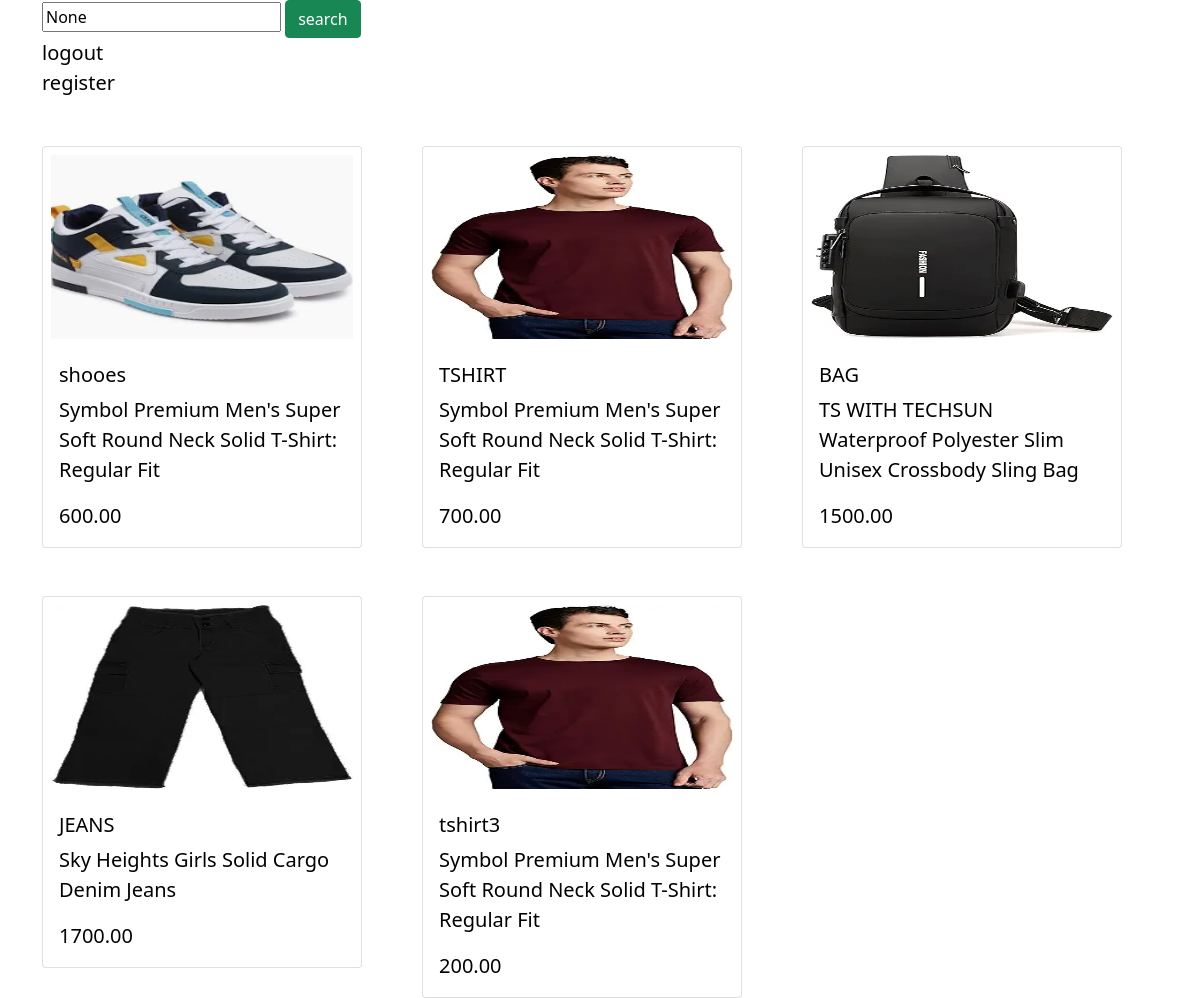
The page / on the database its author committed.
### product/models.py (models this page shows, shortened)
class product(models.Model):
    name = models.CharField(max_length=250)
    description = models.TextField()
    price = models.DecimalField(max_digits=10,decimal_places=2)
    image = models.ImageField(upload_to="uploads/",default="")

### product/views.py (the view)
# urls.py: path('',views.showproductlist,name="showproductlist"),
def showproductlist(request):
    search = request.GET.get('search')
    if search:
        print(search)
        pro = product.objects.filter(name__icontains=search)
    else:
        pro= product.objects.all()
    return render(request,'showproductlist.html',{'product':pro,'que':search})

### templates/showproductlist.html (shortened to what this page needs)
<!DOCTYPE html>
<html lang="en">
<head>
    <link href="https://cdn.jsdelivr.net/npm/bootstrap@5.0.2/dist/css/bootstrap.min.css" rel="stylesheet">
</head>
<body>
  <div class="container">
    <div class="row">
    <form method="get">
        <input type="text" name="search" value="{{ que }}" placeholder="ENTER THE VALUE">
        <button type="submit" class="btn btn-success">search</button>
    </form>
    </div>
    <div><a href="/logout" class="al">logout</a></div>
    <div><a href="/register" class="al">register</a></div>
  </div>
    <div class="container">
      <div class="row">
        {% for p in product %}
        <div class="col-4 mt-5">
          <a href="productdetail/{{p.id}}" class="al">
          <div class="card" style="width: 20rem;">
            <img src="media/{{p.image}}" class="card-img-top p-2" alt="..." height="200">
            <div class="card-body">
              <h5 class="card-title">{{p.name}}</h5>
              <p class="card-text">{{p.description}}</p>
              <div>{{p.price}}</div>
            </div>
          </div>
          </a>
        </div>
        {% endfor %}
      </div>
    </div>
</body>
</html>

### templates/showproductlist.html (style rules this page uses)
.al { text-decoration: none; font-size: 20px; color: black; }

### rows shown on the page
product: image (picture), name "shooes", description "Symbol Premium Men's Super Soft Round Neck Solid T-Shirt: Regular Fit", price "600.00"
product: image (picture), name "TSHIRT", description "Symbol Premium Men's Super Soft Round Neck Solid T-Shirt: Regular Fit", price "700.00"
product: image (picture), name "BAG", description "TS WITH TECHSUN Waterproof Polyester Slim Unisex Crossbody Sling Bag", price "1500.00"
product: image (picture), name "JEANS", description "Sky Heights Girls Solid Cargo Denim Jeans", price "1700.00"
product: image (picture), name "tshirt3", description "Symbol Premium Men's Super Soft Round Neck Solid T-Shirt: Regular Fit", price "200.00"
